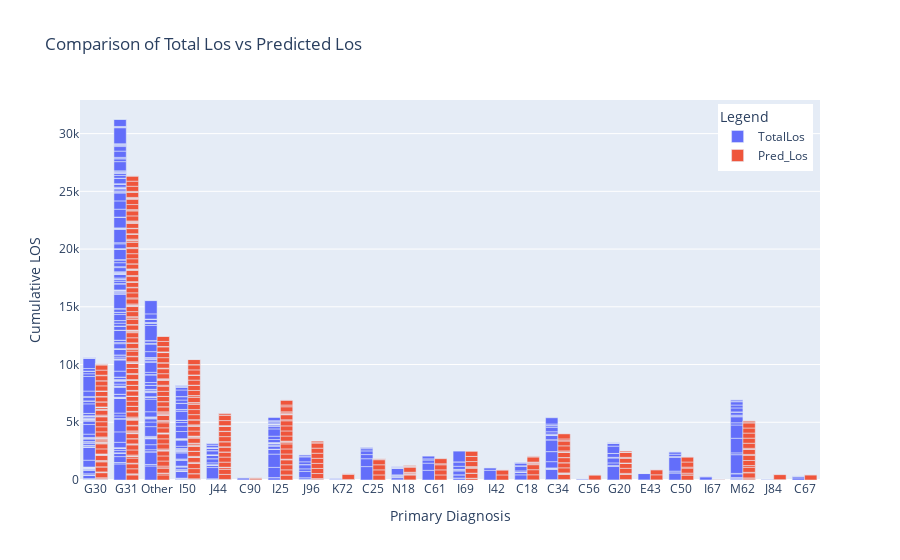

The notebook cell saved with this chart:
### Code cell
import plotly.express as px


fig = px.bar(Results,x='PrimaryDiag', y=['TotalLos','Pred_Los'],hover_data=['EntitySys'], 
             barmode="group",
             labels=dict(value="Cumulative LOS", PrimaryDiag="Primary Diagnosis", variable="Legend",
                        TotalLos='Actual',Pred_Los="Predicted"),
             title="Comparison of Total Los vs Predicted Los",
             category_orders={"Legend": ["Actual","Predicted"]},
            )
fig.update_layout(legend=dict(
    yanchor="top",
    y=0.99,
    xanchor="right",
    x=0.99))
fig.show()

### Figure 1 — Plotly figure (JSON) as saved in the notebook; plotly's stock layout.template omitted (floating-point values rounded to 4 significant figures; data arrays with more than 128 entries replaced by an {"elided": "..."} marker saying what was removed)
{"data": [{"alignmentgroup": "True", "customdata": {"elided": "2294x1 int values"}, "hovertemplate": "Legend=TotalLos<br>Primary Diagnosis=%{x}<br>Cumulative LOS=%{y}<br>EntitySys=%{customdata[0]}<extra></extra>", "legendgroup": "TotalLos", "marker": {"color": "#636efa", "pattern": {"shape": ""}}, "name": "TotalLos", "offsetgroup": "TotalLos", "orientation": "v", "showlegend": true, "textposition": "auto", "type": "bar", "x": {"elided": "2294 str values"}, "xaxis": "x", "y": {"elided": "2294 int values"}, "yaxis": "y"}, {"alignmentgroup": "True", "customdata": {"elided": "2294x1 int values"}, "hovertemplate": "Legend=Pred_Los<br>Primary Diagnosis=%{x}<br>Cumulative LOS=%{y}<br>EntitySys=%{customdata[0]}<extra></extra>", "legendgroup": "Pred_Los", "marker": {"color": "#EF553B", "pattern": {"shape": ""}}, "name": "Pred_Los", "offsetgroup": "Pred_Los", "orientation": "v", "showlegend": true, "textposition": "auto", "type": "bar", "x": {"elided": "2294 str values"}, "xaxis": "x", "y": {"elided": "2294 float values"}, "yaxis": "y"}], "layout": {"barmode": "group", "legend": {"title": {"text": "Legend"}, "tracegroupgap": 0, "x": 0.99, "xanchor": "right", "y": 0.99, "yanchor": "top"}, "title": {"text": "Comparison of Total Los vs Predicted Los"}, "xaxis": {"anchor": "y", "domain": [0, 1], "title": {"text": "Primary Diagnosis"}}, "yaxis": {"anchor": "x", "domain": [0, 1], "title": {"text": "Cumulative LOS"}}}}
